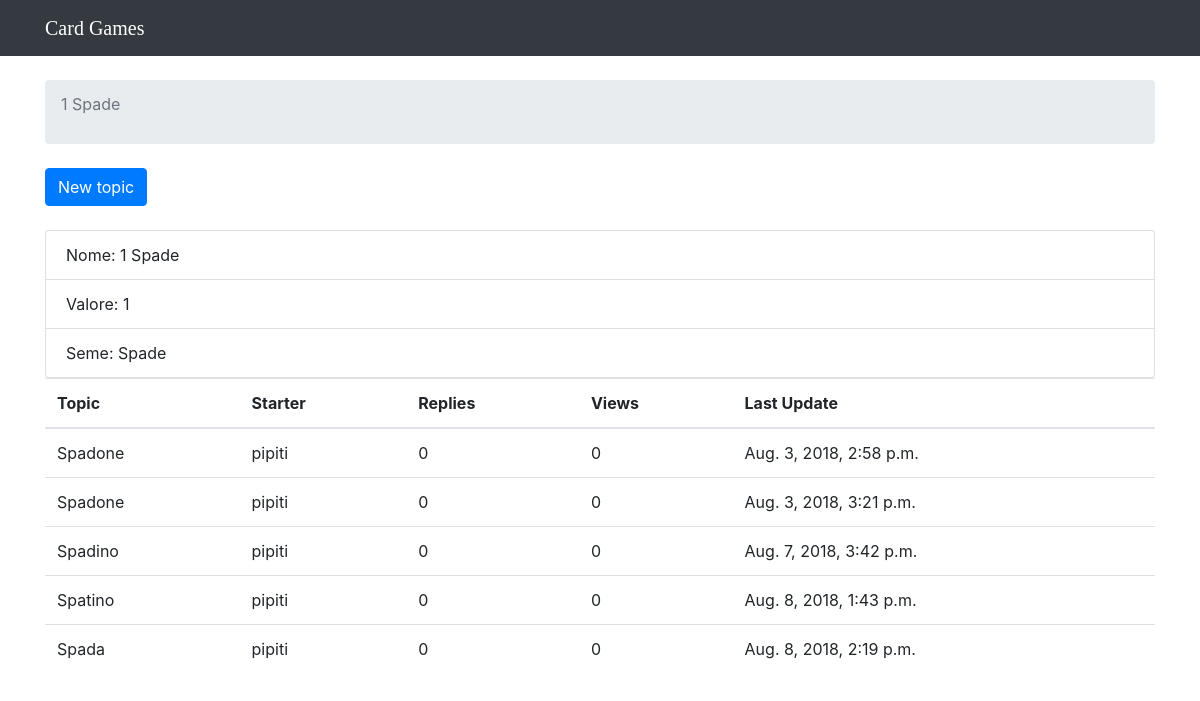
Page /carta/1 on the committed database.
### setteMezzo/models.py (models this page shows)
class Carta(models.Model):
    value = models.IntegerField("Valore")
    tipo = models.ForeignKey(seme, on_delete = models.CASCADE, related_name='carta')
    def __str__(self):
        return "%s %s" %(self.value, self.tipo)

class seme(models.Model):
    value = models.IntegerField("Valore")
    colore = models.CharField(max_length=50)
    def __str__(self):
        return self.colore

class Topic(models.Model):
    subject = models.CharField(max_length=255)
    last_updated = models.DateTimeField(auto_now_add=True)
    carta = models.ForeignKey(Carta, related_name='topics', on_delete = models.CASCADE)
    starter = models.ForeignKey(User, on_delete = models.CASCADE, related_name='topics')

### setteMezzo/views.py (the view)
# urls.py: path('carta/<int:pk>', views.carta_dett, name='carta'),
def carta_dett(request, pk):
    try:
        carta = Carta.objects.get(id=pk)
    except:
        raise Http404
    return render(request, 'carta_dett.html', {'carta': carta})

### templates/carta_dett.html (shortened to what this page needs)
{% extends 'base.html' %}
{% load static %}
    {% block breadcrumb %}
        <li class="breadcrumb-item active"><p align="center">{{ carta }} </p></li>
    {% endblock %}
    {% block content %}
        <div class="mb-4">
            <a href="{% url 'new_topic' carta.pk %}" class="btn btn-primary">New topic</a>
        </div>
        <ul class="list-group">
            <li class="list-group-item"> Nome: {{ carta }} </li>
            <li class="list-group-item"> Valore: {{ carta.value }} </li>
            <li class="list-group-item"> Seme: {{ carta.tipo }} </li>
        </ul>
        <table class="table">
        <thead class="thead-inverse">
          <tr>
            <th>Topic</th>
            <th>Starter</th>
            <th>Replies</th>
            <th>Views</th>
            <th>Last Update</th>
          </tr>
        </thead>
        <tbody>
          {% for topic in carta.topics.all %}
            <tr>
              <td>{{ topic.subject }}</td>
              <td>{{ topic.starter.username }}</td>
              <td>0</td>
              <td>0</td>
              <td>{{ topic.last_updated }}</td>
            </tr>
          {% endfor %}
        </tbody>
        </table>
    {% endblock content %}

### rows in the picture
Carta: value+tipo "1 Spade", value "1", tipo "Spade"
Topic: subject "Spadone", starter.username "pipiti", last_updated "Aug. 3, 2018, 2:58 p.m."
Topic: subject "Spadone", starter.username "pipiti", last_updated "Aug. 3, 2018, 3:21 p.m."
Topic: subject "Spadino", starter.username "pipiti", last_updated "Aug. 7, 2018, 3:42 p.m."
Topic: subject "Spatino", starter.username "pipiti", last_updated "Aug. 8, 2018, 1:43 p.m."
Topic: subject "Spada", starter.username "pipiti", last_updated "Aug. 8, 2018, 2:19 p.m."
